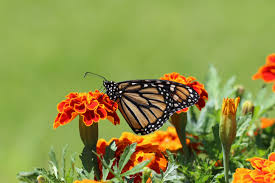
#> input picture 5.Image Features and Image Alignment/original.jpg, 275 x 183 px, found by its file name
$ python 'image features.py'
#> lines starting #> are read from the running program, lines starting #| are printed output that depends on the picture; after the words box and inside, x2 and y2 are one past the last pixel; in counts of white or black regions, pixels touching at a corner belong together
import cv2
import numpy as np

# Load image
img = cv2.imread(r"C:\Users\hp\Downloads\Computer-Vision-main\5.Image Features and Image Alignment\original.jpg", cv2.IMREAD_COLOR)
#> img is the input picture: shape (183, 275, 3); mean B, G, R 70.9, 147.5, 142.2
gray = cv2.cvtColor(img, cv2.COLOR_BGR2GRAY)
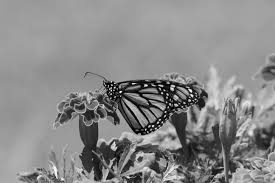
#> gray: shape (183, 275); min 0, max 253, mean 137.2

# 1. Fourier Transform
dft = cv2.dft(np.float32(gray), flags=cv2.DFT_COMPLEX_OUTPUT)
dft_shift = np.fft.fftshift(dft)
magnitude_spectrum = 20 * np.log(cv2.magnitude(dft_shift[:, :, 0], dft_shift[:, :, 1]))
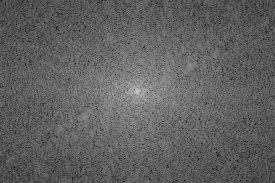
#> magnitude_spectrum: shape (183, 275) float32; min 60.3, max 314.9, mean 157.4; drawn with min black and max white

cv2.imshow("Fourier Magnitude Spectrum", np.uint8(magnitude_spectrum /
np.max(magnitude_spectrum) * 255))
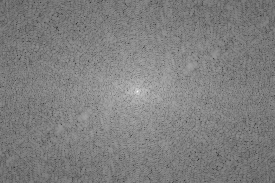
#> window 'Fourier Magnitude Spectrum': shape (183, 275); min 48, max 255, mean 126.9

# 2. Hough Transform for line detection
edges = cv2.Canny(gray, 50, 150)
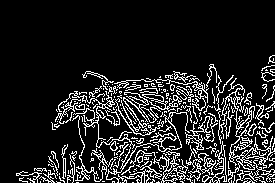
#> edges: shape (183, 275); 13.9% white in thin lines or dots, all inside (x1, y1, x2, y2) = (16, 55, 275, 183)


lines = cv2.HoughLines(edges, 1, np.pi / 180, 120)
#> lines = None

hough_img = img.copy()
if lines is not None:
    for rho, theta in lines[:, 0]:
        a = np.cos(theta)
        b = np.sin(theta)
        x0 = a * rho
        y0 = b * rho
        x1 = int(x0 + 1000 * (-b))
        y1 = int(y0 + 1000 * (a))
        x2 = int(x0 - 1000 * (-b))
        y2 = int(y0 - 1000 * (a))
        cv2.line(hough_img, (x1, y1), (x2, y2), (0, 255, 0), 2)

cv2.imshow("Hough Line Detection", hough_img)

# 3. ORB Feature Detection
orb = cv2.ORB_create()
kp1, des1 = orb.detectAndCompute(gray, None)
#> kp1 = 413 keypoints; strongest (x, y, size): (173, 86, 31), (152, 126, 31), (190, 90, 31), (160, 88, 31)
img_orb = cv2.drawKeypoints(img, kp1, None, color=(0, 255, 0), flags=0)
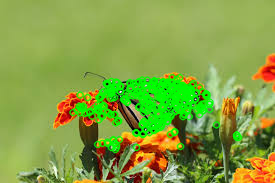
#> img_orb: shape (183, 275, 3); mean B, G, R 66.4, 162.1, 131.7

cv2.imshow("ORB Features", img_orb)

# 4. Feature Matching and Alignment (using same image for demo)
kp2, des2 = orb.detectAndCompute(gray, None)
#> kp2 has the same summary as kp1
bf = cv2.BFMatcher(cv2.NORM_HAMMING, crossCheck=True)
matches = bf.match(des1, des2)
#> matches = 413 matches
matches = sorted(matches, key=lambda x: x.distance)
match_img = cv2.drawMatches(img, kp1, img, kp2, matches[:10], None, flags=2)
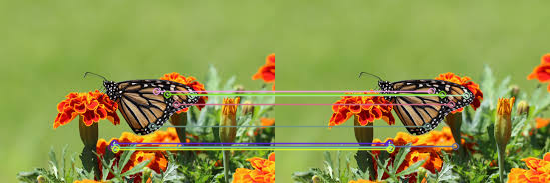
#> match_img: shape (183, 550, 3); mean B, G, R 73.7, 149, 143.2

cv2.imshow("Feature Matching", match_img)

# 5. Simple Cloning based on ROI and matched location
clone = img.copy()
src_region = img[50:150, 50:150]
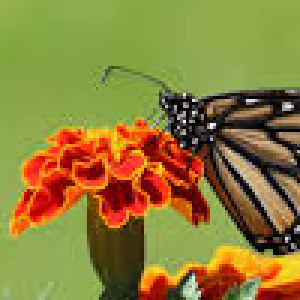
#> src_region: shape (100, 100, 3) (shown 3 times larger); mean B, G, R 57.6, 125.9, 141.7
#> (the run stopped early here; a loop or call above may not have finished)
